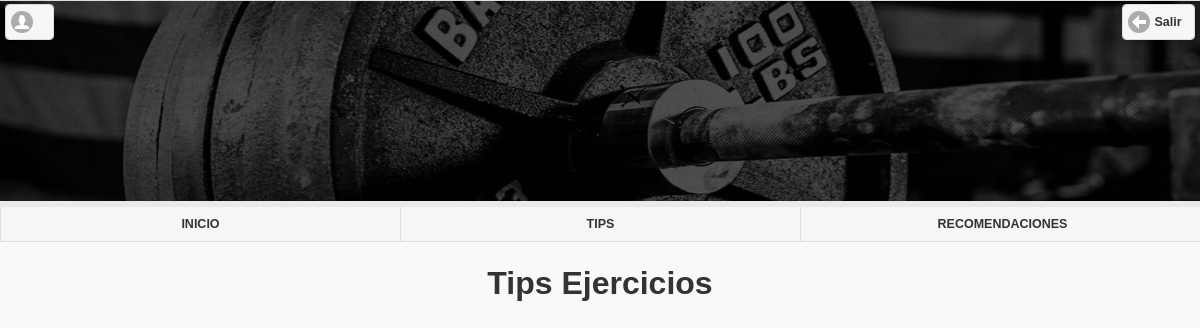
Page /index.php/tips_ejercicios/tips on the earlier database version.
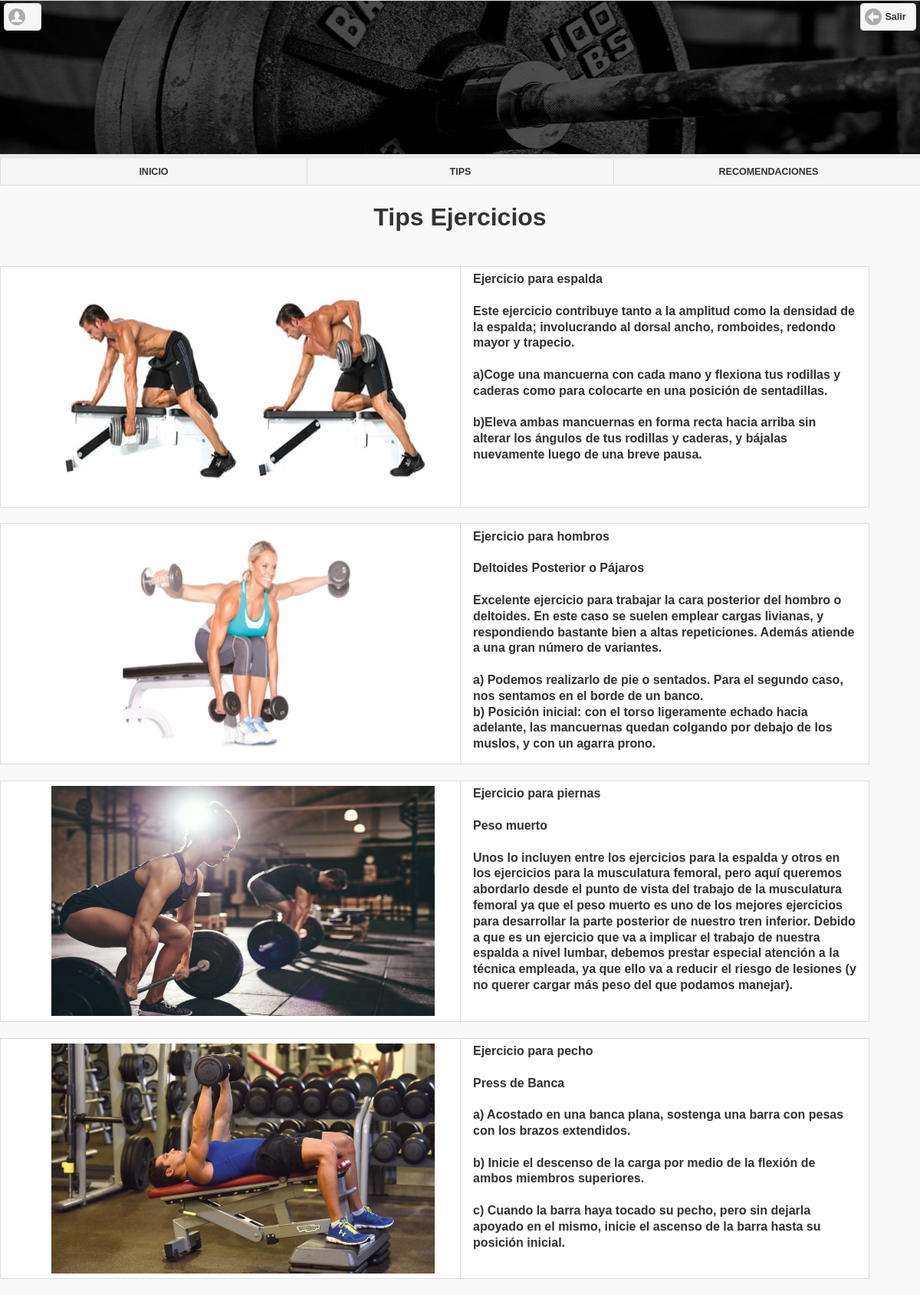
Same page on the later database version.
### tables this page shows
CREATE TABLE `tips` (
  `id` int(11) NOT NULL,
  `nombre` text NOT NULL,
  `foto` varchar(300) NOT NULL,
  `estado` varchar(1) NOT NULL,
  `fechacreo` timestamp NOT NULL DEFAULT CURRENT_TIMESTAMP ON UPDATE CURRENT_TIMESTAMP,
  `fechamodifico` timestamp NOT NULL DEFAULT '0000-00-00 00:00:00',
  `personacreo` int(11) NOT NULL,
  `personamodifico` int(11) NOT NULL
);

### application/controllers/tips_ejercicios.php (called while the page is built, shortened)
<?php
class Tips_ejercicios extends CI_Controller {
  function __construct(){
    $this->load->model('Model_tips');
  }
	public function tips()
	{
    $data['tips']= $this->Model_tips->lista_tips();
    $this->load->view('view_librerias');
		$this->load->view('view_tips',$data);
	}
}

### index.php (called while the page is built, shortened)
<?php
require_once BASEPATH.'core/CodeIgniter.php';

### application/models/model_tips.php (called while the page is built, shortened)
<?php
class Model_tips extends CI_Model {
	function lista_tips(){
        $query = $this->db->select('*')
                          ->from('tips')
                          ->get();
        return $query;
	}
}

### application/views/view_tips.php (the view, shortened to what this page needs)
<html lang="en" dir="ltr">
  <body>
    <div data-role="page" id="page1">
      <div data-role="header">
        <a href="#"  data-icon="user"><?= $this->session->userdata('nombres_usuario'); ?>&nbsp;<?= $this->session->userdata('apellidos_usuario'); ?></a>
        <img src="<?php echo base_url(); ?>images/nombre.jpg" alt="" style="width:1525px; height:200px;">
        <a href="<?= base_url(); ?>index.php/login/logout"  data-icon="arrow-l" data-ajax="false">Salir</a>
        <nav data-role="navbar">
          <ul>
            <li> <a href="<?php echo base_url(); ?>index.php/welcome/inicio" data-ajax="false">INICIO</a></li>
            <li> <a href="#" data-ajax="false">TIPS</a></li>
            <li> <a href="<?php echo base_url(); ?>index.php/Recomendaciones/index" data-ajax="false">RECOMENDACIONES</a></li>
          </ul>
        </nav>
      </div>
      <h1><center>Tips Ejercicios</center></h1>
      <br>
      <div data-role="main">
      <?php
        foreach ($tips->result() as $row){
        ?>
        <div class="ui-grid-a">
          <div class="ui-block-a"><div class="ui-bar ui-bar-a" style="height:300px; width:600px; background:white;"><center><img src="<?php echo base_url(); ?><?= $row->foto;?>" style="height:300px; width:500px; background-color:#67EC69;" alt=""></center></div></div>
          <div class="ui-block-b"><div class="ui-bar ui-bar-a" style="height:300px; width:500px; background:white;"><?= nl2br($row->nombre); ?></div></div>
        </div>
        <br>
        <?php
        }
      ?>
    </div>
    </div>
  </body>
</html>

Differences in the rows shown:
added tips: foto (picture), nombre "Ejercicio para espalda Este ejercicio contribuye tanto a la amplitud como la densidad de la espalda; involucrando al dorsal ancho, romboides, redondo mayor y trapecio. a)Coge una mancuerna con cada mano y flexiona tus rodillas y caderas como para colocarte en una posición de sentadillas. b)Eleva ambas mancuernas en forma recta hacia arriba sin alterar los ángulos de tus rodillas y caderas, y bájalas nuevamente luego de una breve pausa."
added tips: foto (picture), nombre "Ejercicio para hombros Deltoides Posterior o Pájaros Excelente ejercicio para trabajar la cara posterior del hombro o deltoides. En este caso se suelen emplear cargas livianas, y respondiendo bastante bien a altas repeticiones. Además atiende a una gran número de variantes. a) Podemos realizarlo de pie o sentados. Para el segundo caso, nos sentamos en el borde de un banco. b) Posición inicial: con el torso ligeramente echado hacia adelante, las mancuernas quedan colgando por debajo de los muslos, y con un agarra prono."
added tips: foto (picture), nombre "Ejercicio para piernas Peso muerto Unos lo incluyen entre los ejercicios para la espalda y otros en los ejercicios para la musculatura femoral, pero aquí queremos abordarlo desde el punto de vista del trabajo de la musculatura femoral ya que el peso muerto es uno de los mejores ejercicios para desarrollar la parte posterior de nuestro tren inferior. Debido a que es un ejercicio que va a implicar el trabajo de nuestra espalda a nivel lumbar, debemos prestar especial atención a la técnica empleada, ya que ello va a reducir el riesgo de lesiones (y no querer cargar más peso del que podamos manejar)."
added tips: foto (picture), nombre "Ejercicio para pecho Press de Banca a) Acostado en una banca plana, sostenga una barra con pesas con los brazos extendidos. b) Inicie el descenso de la carga por medio de la flexión de ambos miembros superiores. c) Cuando la barra haya tocado su pecho, pero sin dejarla apoyado en el mismo, inicie el ascenso de la barra hasta su posición inicial."
